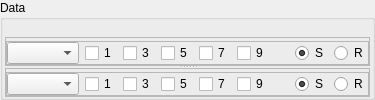
      <widget class="QGroupBox" name="groupBox_data">
       <property name="sizePolicy">
        <sizepolicy hsizetype="Preferred" vsizetype="Preferred">
         <horstretch>1</horstretch>
         <verstretch>0</verstretch>
        </sizepolicy>
       </property>
       <property name="title">
        <string>Data</string>
       </property>
       <layout class="QVBoxLayout" name="verticalLayout_4">
        <property name="spacing">
         <number>0</number>
        </property>
        <property name="leftMargin">
         <number>2</number>
        </property>
        <property name="topMargin">
         <number>0</number>
        </property>
        <property name="rightMargin">
         <number>2</number>
        </property>
        <property name="bottomMargin">
         <number>0</number>
        </property>
        <item>
         <layout class="QHBoxLayout" name="horizontalLayout_13">
          <property name="spacing">
           <number>6</number>
          </property>
          <property name="rightMargin">
           <number>6</number>
          </property>
          <item>
           <widget class="QFrame" name="frame_legend">
            <property name="sizePolicy">
             <sizepolicy hsizetype="Expanding" vsizetype="Fixed">
              <horstretch>1</horstretch>
              <verstretch>0</verstretch>
             </sizepolicy>
            </property>
            <property name="minimumSize">
             <size>
              <width>0</width>
              <height>17</height>
             </size>
            </property>
            <property name="maximumSize">
             <size>
              <width>16777215</width>
              <height>17</height>
             </size>
            </property>
            <property name="frameShape">
             <enum>QFrame::NoFrame</enum>
            </property>
            <property name="frameShadow">
             <enum>QFrame::Sunken</enum>
            </property>
           </widget>
          </item>
          <item>
           <spacer name="horizontalSpacer_14">
            <property name="orientation">
             <enum>Qt::Horizontal</enum>
            </property>
            <property name="sizeHint" stdset="0">
             <size>
              <width>37</width>
              <height>0</height>
             </size>
            </property>
           </spacer>
          </item>
          <item>
           <widget class="QPushButton" name="pushButton_data_la">
            <property name="sizePolicy">
             <sizepolicy hsizetype="Fixed" vsizetype="Fixed">
              <horstretch>0</horstretch>
              <verstretch>0</verstretch>
             </sizepolicy>
            </property>
            <property name="minimumSize">
             <size>
              <width>8</width>
              <height>8</height>
             </size>
            </property>
            <property name="maximumSize">
             <size>
              <width>8</width>
              <height>8</height>
             </size>
            </property>
            <property name="styleSheet">
             <string notr="true">#pushButton_data_la
{
background-color: transparent;
border-image: url(:/button/rc/la.svg);
background: none;
border: none;
background-repeat: none;
}

#pushButton_data_la:hover:!pressed
{
background-color: rgba(255, 255, 255, 160);
border: 1px solid blue;
/* border-style: inset; */
}

</string>
            </property>
            <property name="text">
             <string/>
            </property>
           </widget>
          </item>
          <item>
           <widget class="QPushButton" name="pushButton_data_ra">
            <property name="sizePolicy">
             <sizepolicy hsizetype="Fixed" vsizetype="Fixed">
              <horstretch>0</horstretch>
              <verstretch>0</verstretch>
             </sizepolicy>
            </property>
            <property name="minimumSize">
             <size>
              <width>8</width>
              <height>8</height>
             </size>
            </property>
            <property name="maximumSize">
             <size>
              <width>8</width>
              <height>8</height>
             </size>
            </property>
            <property name="styleSheet">
             <string notr="true">#pushButton_data_ra
{
background-color: transparent;
border-image: url(:/button/rc/ra.svg);
background: none;
border: none;
background-repeat: none;
}

#pushButton_data_ra:hover:!pressed
{
background-color: rgba(255, 255, 255, 160);
border: 1px solid blue;
/* border-style: inset; */
}
</string>
            </property>
            <property name="text">
             <string/>
            </property>
           </widget>
          </item>
         </layout>
        </item>
        <item>
         <widget class="QStackedWidget" name="stackedWidget_data">
          <property name="currentIndex">
           <number>0</number>
          </property>
          <widget class="QWidget" name="page_data_data">
           <layout class="QVBoxLayout" name="verticalLayout_22">
            <property name="spacing">
             <number>0</number>
            </property>
            <property name="leftMargin">
             <number>0</number>
            </property>
            <property name="topMargin">
             <number>0</number>
            </property>
            <property name="rightMargin">
             <number>0</number>
            </property>
            <property name="bottomMargin">
             <number>0</number>
            </property>
            <item>
             <widget class="QSplitter" name="splitter_2">
              <property name="sizePolicy">
               <sizepolicy hsizetype="Preferred" vsizetype="Preferred">
                <horstretch>0</horstretch>
                <verstretch>0</verstretch>
               </sizepolicy>
              </property>
              <property name="orientation">
               <enum>Qt::Vertical</enum>
              </property>
              <property name="handleWidth">
               <number>2</number>
              </property>
              <widget class="QFrame" name="F1">
               <property name="frameShape">
                <enum>QFrame::StyledPanel</enum>
               </property>
               <layout class="QVBoxLayout" name="verticalLayout_6">
                <property name="spacing">
                 <number>0</number>
                </property>
                <property name="leftMargin">
                 <number>0</number>
                </property>
                <property name="topMargin">
                 <number>0</number>
                </property>
                <property name="rightMargin">
                 <number>0</number>
                </property>
                <property name="bottomMargin">
                 <number>0</number>
                </property>
                <item>
                 <layout class="QVBoxLayout" name="verticalLayout_5">
                  <property name="spacing">
                   <number>0</number>
                  </property>
                  <property name="bottomMargin">
                   <number>0</number>
                  </property>
                  <item>
                   <widget class="QFrame" name="frame_plt1">
                    <property name="sizePolicy">
                     <sizepolicy hsizetype="Preferred" vsizetype="Expanding">
                      <horstretch>0</horstretch>
                      <verstretch>0</verstretch>
                     </sizepolicy>
                    </property>
                    <property name="frameShape">
                     <enum>QFrame::NoFrame</enum>
                    </property>
                    <property name="frameShadow">
                     <enum>QFrame::Sunken</enum>
                    </property>
                   </widget>
                  </item>
                  <item>
                   <widget class="QFrame" name="frame_2">
                    <property name="sizePolicy">
                     <sizepolicy hsizetype="Preferred" vsizetype="Fixed">
                      <horstretch>0</horstretch>
                      <verstretch>0</verstretch>
                     </sizepolicy>
                    </property>
                    <property name="frameShape">
                     <enum>QFrame::StyledPanel</enum>
                    </property>
                    <property name="frameShadow">
                     <enum>QFrame::Raised</enum>
                    </property>
                    <layout class="QHBoxLayout" name="horizontalLayout_26">
                     <property name="spacing">
                      <number>6</number>
                     </property>
                     <property name="leftMargin">
                      <number>0</number>
                     </property>
                     <property name="topMargin">
                      <number>0</number>
                     </property>
                     <property name="rightMargin">
                      <number>0</number>
                     </property>
                     <property name="bottomMargin">
                      <number>0</number>
                     </property>
                     <item>
                      <widget class="QComboBox" name="comboBox_plt1_opts">
                       <property name="sizePolicy">
                        <sizepolicy hsizetype="Preferred" vsizetype="Fixed">
                         <horstretch>0</horstretch>
                         <verstretch>0</verstretch>
                        </sizepolicy>
                       </property>
                       <property name="sizeAdjustPolicy">
                        <enum>QComboBox::AdjustToContents</enum>
                       </property>
                      </widget>
                     </item>
                     <item>
                      <widget class="QCheckBox" name="checkBox_plt1_h1">
                       <property name="text">
                        <string>1</string>
                       </property>
                      </widget>
                     </item>
                     <item>
                      <widget class="QCheckBox" name="checkBox_plt1_h3">
                       <property name="autoFillBackground">
                        <bool>false</bool>
                       </property>
                       <property name="text">
                        <string>3</string>
                       </property>
                      </widget>
                     </item>
                     <item>
                      <widget class="QCheckBox" name="checkBox_plt1_h5">
                       <property name="text">
                        <string>5</string>
                       </property>
                      </widget>
                     </item>
                     <item>
                      <widget class="QCheckBox" name="checkBox_plt1_h7">
                       <property name="text">
                        <string>7</string>
                       </property>
                      </widget>
                     </item>
                     <item>
                      <widget class="QCheckBox" name="checkBox_plt1_h9">
                       <property name="text">
                        <string>9</string>
                       </property>
                      </widget>
                     </item>
                     <item>
                      <spacer name="horizontalSpacer_26">
                       <property name="orientation">
                        <enum>Qt::Horizontal</enum>
                       </property>
                       <property name="sizeType">
                        <enum>QSizePolicy::Maximum</enum>
                       </property>
                       <property name="sizeHint" stdset="0">
                        <size>
                         <width>20</width>
                         <height>20</height>
                        </size>
                       </property>
                      </spacer>
                     </item>
                     <item>
                      <widget class="QRadioButton" name="radioButton_plt1_samp">
                       <property name="text">
                        <string>S</string>
                       </property>
                       <property name="checked">
                        <bool>true</bool>
                       </property>
                      </widget>
                     </item>
                     <item>
                      <widget class="QRadioButton" name="radioButton_plt1_ref">
                       <property name="text">
                        <string>R</string>
                       </property>
                      </widget>
                     </item>
                     <item>
                      <spacer name="horizontalSpacer_27">
                       <property name="orientation">
                        <enum>Qt::Horizontal</enum>
                       </property>
                       <property name="sizeHint" stdset="0">
                        <size>
                         <width>0</width>
                         <height>0</height>
                        </size>
                       </property>
                      </spacer>
                     </item>
                    </layout>
                   </widget>
                  </item>
                 </layout>
                </item>
               </layout>
              </widget>
              <widget class="QFrame" name="F2">
               <property name="frameShape">
                <enum>QFrame::StyledPanel</enum>
               </property>
               <property name="frameShadow">
                <enum>QFrame::Sunken</enum>
               </property>
               <layout class="QVBoxLayout" name="verticalLayout_8">
                <property name="spacing">
                 <number>0</number>
                </property>
                <property name="leftMargin">
                 <number>0</number>
                </property>
                <property name="topMargin">
                 <number>0</number>
                </property>
                <property name="rightMargin">
                 <number>0</number>
                </property>
                <property name="bottomMargin">
                 <number>0</number>
                </property>
                <item>
                 <layout class="QVBoxLayout" name="verticalLayout_7">
                  <property name="spacing">
                   <number>0</number>
                  </property>
                  <property name="bottomMargin">
                   <number>0</number>
                  </property>
                  <item>
                   <widget class="QFrame" name="frame_plt2">
                    <property name="sizePolicy">
                     <sizepolicy hsizetype="Preferred" vsizetype="Expanding">
                      <horstretch>0</horstretch>
                      <verstretch>0</verstretch>
                     </sizepolicy>
                    </property>
                    <property name="frameShape">
                     <enum>QFrame::NoFrame</enum>
                    </property>
                    <property name="frameShadow">
                     <enum>QFrame::Sunken</enum>
                    </property>
                   </widget>
                  </item>
                  <item>
                   <widget class="QFrame" name="frame_3">
                    <property name="sizePolicy">
                     <sizepolicy hsizetype="Preferred" vsizetype="Fixed">
                      <horstretch>0</horstretch>
                      <verstretch>0</verstretch>
                     </sizepolicy>
                    </property>
                    <property name="frameShape">
                     <enum>QFrame::StyledPanel</enum>
                    </property>
                    <property name="frameShadow">
                     <enum>QFrame::Raised</enum>
                    </property>
                    <layout class="QHBoxLayout" name="horizontalLayout_3">
                     <property name="leftMargin">
                      <number>0</number>
                     </property>
                     <property name="topMargin">
                      <number>0</number>
                     </property>
                     <property name="rightMargin">
                      <number>0</number>
                     </property>
                     <property name="bottomMargin">
                      <number>0</number>
                     </property>
                     <item>
                      <widget class="QComboBox" name="comboBox_plt2_opts">
                       <property name="sizeAdjustPolicy">
                        <enum>QComboBox::AdjustToContents</enum>
                       </property>
                      </widget>
                     </item>
                     <item>
                      <widget class="QCheckBox" name="checkBox_plt2_h1">
                       <property name="text">
                        <string>1</string>
                       </property>
                      </widget>
                     </item>
                     <item>
                      <widget class="QCheckBox" name="checkBox_plt2_h3">
                       <property name="text">
                        <string>3</string>
                       </property>
                      </widget>
                     </item>
                     <item>
                      <widget class="QCheckBox" name="checkBox_plt2_h5">
                       <property name="text">
                        <string>5</string>
                       </property>
                      </widget>
                     </item>
                     <item>
                      <widget class="QCheckBox" name="checkBox_plt2_h7">
                       <property name="text">
                        <string>7</string>
                       </property>
                      </widget>
                     </item>
                     <item>
                      <widget class="QCheckBox" name="checkBox_plt2_h9">
                       <property name="text">
                        <string>9</string>
                       </property>
                      </widget>
                     </item>
                     <item>
                      <spacer name="horizontalSpacer_10">
                       <property name="orientation">
                        <enum>Qt::Horizontal</enum>
                       </property>
                       <property name="sizeType">
                        <enum>QSizePolicy::Maximum</enum>
                       </property>
                       <property name="sizeHint" stdset="0">
                        <size>
                         <width>20</width>
                         <height>20</height>
                        </size>
                       </property>
                      </spacer>
                     </item>
                     <item>
                      <widget class="QRadioButton" name="radioButton_plt2_samp">
                       <property name="text">
                        <string>S</string>
                       </property>
                       <property name="checked">
                        <bool>true</bool>
                       </property>
                      </widget>
                     </item>
                     <item>
                      <widget class="QRadioButton" name="radioButton_plt2_ref">
                       <property name="text">
                        <string>R</string>
                       </property>
                      </widget>
                     </item>
                     <item>
                      <spacer name="horizontalSpacer_8">
                       <property name="orientation">
                        <enum>Qt::Horizontal</enum>
                       </property>
                       <property name="sizeHint" stdset="0">
                        <size>
                         <width>0</width>
                         <height>0</height>
                        </size>
                       </property>
                      </spacer>
                     </item>
                    </layout>
                   </widget>
                  </item>
                 </layout>
                </item>
               </layout>
              </widget>
             </widget>
            </item>
           </layout>
          </widget>
          <widget class="QWidget" name="page_data_mechanics">
           <layout class="QVBoxLayout" name="verticalLayout_34">
            <property name="spacing">
             <number>0</number>
            </property>
            <property name="leftMargin">
             <number>0</number>
            </property>
            <property name="topMargin">
             <number>0</number>
            </property>
            <property name="rightMargin">
             <number>0</number>
            </property>
            <property name="bottomMargin">
             <number>0</number>
            </property>
            <item>
             <widget class="QFrame" name="frame_data_mechanics_plots">
              <property name="frameShape">
               <enum>QFrame::StyledPanel</enum>
              </property>
              <property name="frameShadow">
               <enum>QFrame::Raised</enum>
              </property>
             </widget>
            </item>
           </layout>
          </widget>
         </widget>
        </item>
       </layout>
      </widget>
